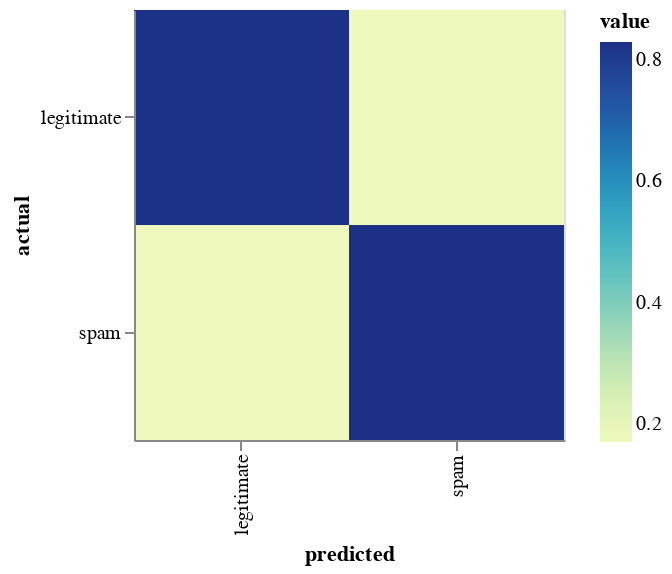

The code cell stored with this chart in its notebook:
### Code cell
chart

### Figure 1 — Vega-Lite specification as saved in the notebook (floating-point values rounded to 4 significant figures)
{"config": {"view": {"continuousWidth": 400, "continuousHeight": 300}}, "data": {"name": "data-98b3e82005914f507422230104ea4ca0"}, "mark": "rect", "encoding": {"color": {"type": "quantitative", "field": "value"}, "tooltip": [{"type": "quantitative", "field": "raw_count"}], "x": {"type": "ordinal", "field": "predicted"}, "y": {"type": "ordinal", "field": "actual"}}, "height": 215, "width": 215, "$schema": "https://vega.github.io/schema/vega-lite/v4.8.1.json", "datasets": {"data-98b3e82005914f507422230104ea4ca0": [{"actual": "legitimate", "predicted": "legitimate", "raw_count": 4143, "value": 0.8279}, {"actual": "legitimate", "predicted": "spam", "raw_count": 861, "value": 0.1721}, {"actual": "spam", "predicted": "legitimate", "raw_count": 851, "value": 0.1703}, {"actual": "spam", "predicted": "spam", "raw_count": 4145, "value": 0.8297}]}}
